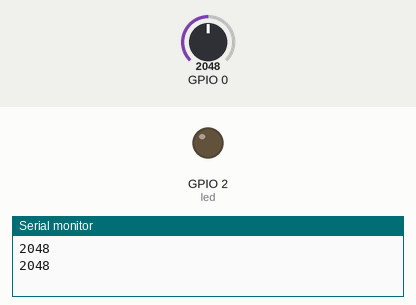
The sketch below on a simulated ESP32. Parts: output pins drawn as LEDs (lit = HIGH), the last lines printed to the serial monitor. The inputs (shaded band) are chosen by the test bench; at power-on: GPIO 0 = 2048.

Above: at 1.8 s.
1.9 s: GPIO 0 set to 425
4.2 s: GPIO 0 set to 382
At 6.6 s:
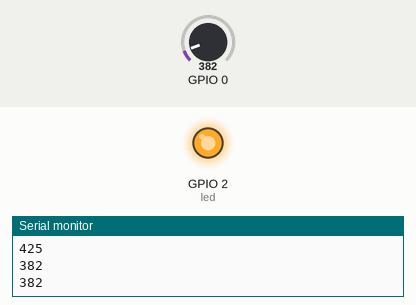
7.5 s: GPIO 0 set to 491
At 10.1 s:
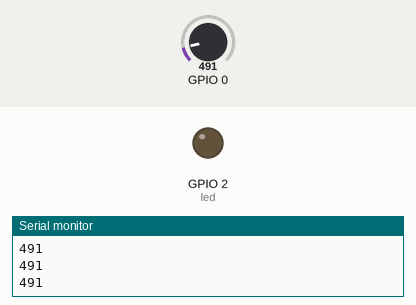
10.5 s: GPIO 0 set to 360
At 12.4 s:
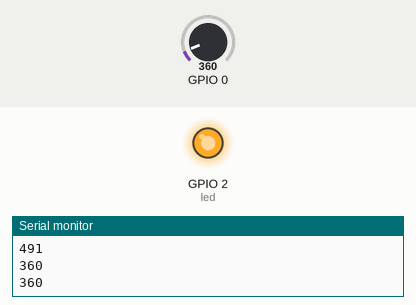
Timing chart, 0 to 13.9 s (numbered marks = the images above; inputs shaded):
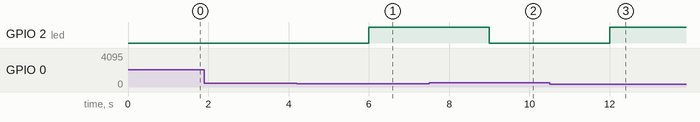

Measured:
- the behaviour switches between 401 and 400 on GPIO 0 (found by bisection; images 0 and 1)
- after the input at 4.2 s, GPIO 2 (led): LOW → HIGH after 1.8 s
- after the input at 7.5 s, GPIO 2 (led): HIGH → LOW after 1.5 s
- after the input at 10.5 s, GPIO 2 (led): LOW → HIGH after 1.5 s

The sketch:

LDR.ino
```cpp
int value;
const int led = 2;

void setup()
{
  pinMode(0,INPUT);
  pinMode(led , OUTPUT);
  Serial.begin(9600);
}

void loop()
{

  value = analogRead(0);
  Serial.println(value);
  delay(1000);

  if(value <=400){
    digitalWrite(led , HIGH);
  }
  else {
  digitalWrite(led,LOW);
  }
}
```
